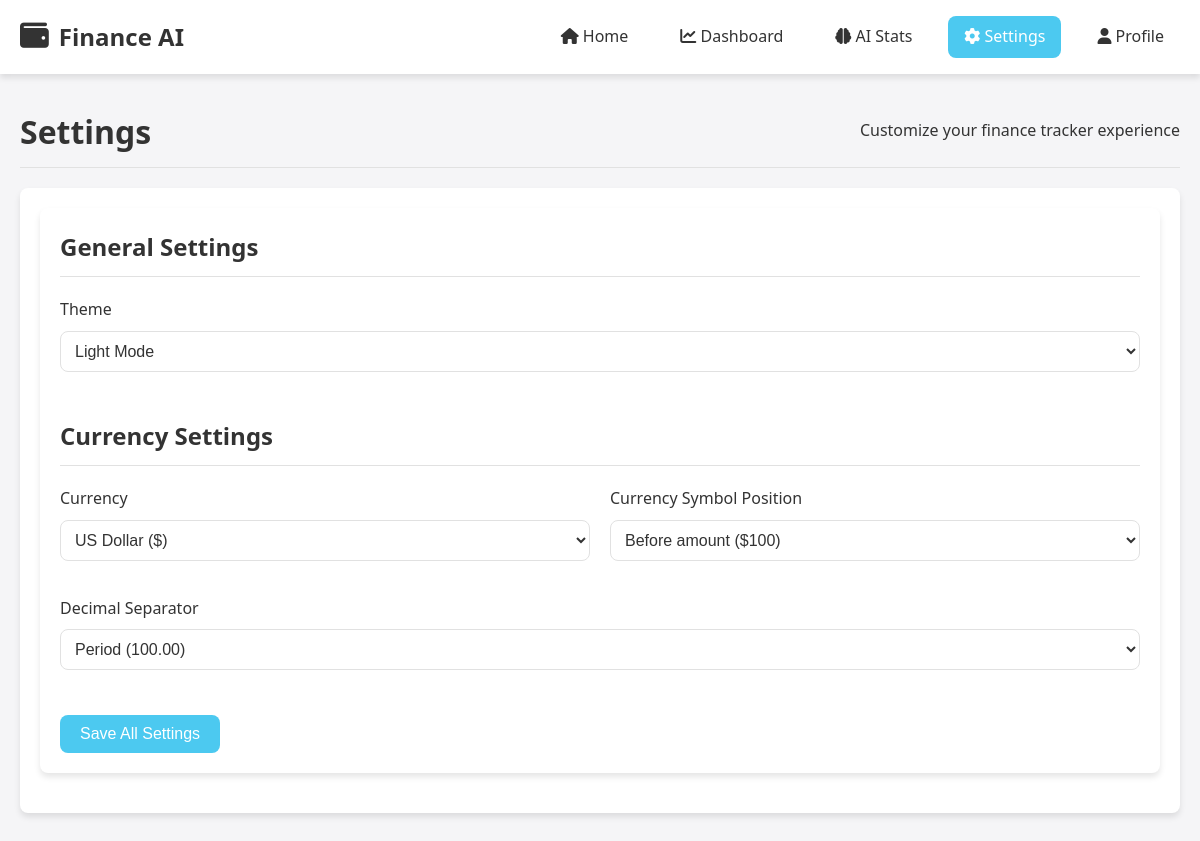
/settings (signed in), run on the app's committed database.
### app.py (models this page shows)
class UserSettings(db.Model):
    id = db.Column(db.Integer, primary_key=True)
    user_id = db.Column(db.Integer, db.ForeignKey('user.id'), nullable=False)
    theme = db.Column(db.String(20), default='light')
    date_format = db.Column(db.String(20), default='MM/DD/YYYY')
    start_page = db.Column(db.String(20), default='expenses')
    currency = db.Column(db.String(3), default='USD')
    currency_position = db.Column(db.String(10), default='before')
    decimal_separator = db.Column(db.String(1), default='.')
    user = db.relationship('User', backref='settings', uselist=False)

### app.py (the view)
@app.route("/settings")
@login_required
def settings():
    user_settings = UserSettings.query.filter_by(user_id=current_user.id).first()
    if not user_settings:
        user_settings = UserSettings(user_id=current_user.id)
        db.session.add(user_settings)
        db.session.commit()
    custom_categories = Category.query.filter_by(user_id=current_user.id).all()
    default_categories = [
        {"name": "Food", "icon": "utensils"},
        {"name": "Transportation", "icon": "car"},
        {"name": "Entertainment", "icon": "film"},
        {"name": "Bills", "icon": "file-invoice"},
        {"name": "Health", "icon": "medkit"},
        {"name": "Education", "icon": "graduation-cap"},
        {"name": "Shopping", "icon": "shopping-bag"},
        {"name": "Rent", "icon": "home"},
        {"name": "Utilities", "icon": "bolt"},
        {"name": "Insurance", "icon": "shield-alt"},
        {"name": "Gifts", "icon": "gift"},
        {"name": "Travel", "icon": "plane"},
        {"name": "Subscriptions", "icon": "calendar-alt"},
        {"name": "Taxes", "icon": "dollar-sign"},
        {"name": "Loans", "icon": "hand-holding-usd"},
        {"name": "Entertainment/Leisure", "icon": "smile"},
        {"name": "Sports", "icon": "running"},
        {"name": "Other", "icon": "tag"}
    ]
    available_icons = [
        {"value": "utensils", "name": "Food (Utensils)"},
        {"value": "car", "name": "Transportation (Car)"},
        {"value": "film", "name": "Entertainment (Film)"},
        {"value": "file-invoice", "name": "Bills (Invoice)"},
        {"value": "medkit", "name": "Health (Medkit)"},
        {"value": "graduation-cap", "name": "Education (Cap)"},
        {"value": "shopping-bag", "name": "Shopping (Bag)"},
        {"value": "home", "name": "Housing (Home)"},
        {"value": "bolt", "name": "Utilities (Bolt)"},
        {"value": "shield-alt", "name": "Insurance (Shield)"},
        {"value": "gift", "name": "Gifts (Gift)"},
        {"value": "plane", "name": "Travel (Plane)"},
        {"value": "calendar-alt", "name": "Subscriptions (Calendar)"},
        {"value": "dollar-sign", "name": "Taxes (Dollar)"},
        {"value": "hand-holding-usd", "name": "Loans (Money)"},
        {"value": "smile", "name": "Entertainment (Smile)"},
        {"value": "running", "name": "Sports (Running)"},
        {"value": "tag", "name": "Other (Tag)"},
        {"value": "coffee", "name": "Coffee"},
        {"value": "pizza-slice", "name": "Food (Pizza)"},
        {"value": "beer", "name": "Drinks (Beer)"},
        {"value": "bus", "name": "Bus"},
        {"value": "subway", "name": "Subway"},
        {"value": "taxi", "name": "Taxi"},
        {"value": "building", "name": "Building"},
        {"value": "tshirt", "name": "Clothing"},
        {"value": "phone", "name": "Phone"},
        {"value": "laptop", "name": "Computer"},
        {"value": "gamepad", "name": "Gaming"},
        {"value": "paw", "name": "Pets"},
        {"value": "baby", "name": "Baby/Children"},
        {"value": "briefcase", "name": "Work"},
        {"value": "tools", "name": "Tools/Repairs"},
        {"value": "book", "name": "Books"},
        {"value": "gym", "name": "Gym"},
    ]
    return render_template("settings.html",
                          settings=user_settings,
                          custom_categories=custom_categories,
                          default_categories=default_categories,
                          available_icons=available_icons)

### app.py (called while the page is built)
@login_manager.user_loader
def load_user(user_id):
    return User.query.get(int(user_id))

@app.context_processor
def inject_template_helpers():
    utilities = {}
    if current_user.is_authenticated:
        user_settings = UserSettings.query.filter_by(user_id=current_user.id).first()
        if not user_settings:
            user_settings = UserSettings(user_id=current_user.id)
            db.session.add(user_settings)
            db.session.commit()
        utilities['user_settings'] = user_settings
    else:
        utilities['user_settings'] = None
    def format_date_template(date, user_settings=None):
        if user_settings:
            return format_date(date, user_settings.date_format)
        return date.strftime('%m/%d/%Y')  # Default format
    utilities['now'] = datetime.now
    utilities['timedelta'] = timedelta
    utilities['format_currency'] = format_currency
    utilities['format_date'] = format_date_template
    return utilities

### templates/settings.html (shortened to what this page needs)
{% extends 'base.html' %}
{% block body %}
    <div class="section-header">
        <h1>Settings</h1>
        <p>Customize your finance tracker experience</p>
    </div>
    <div class="settings-grid">
        <div class="settings-container animation-fade">
            <form id="settingsForm" action="/update_settings" method="POST">
                <div class="settings-section">
                    <h2>General Settings</h2>
                    <div class="form-group">
                        <label for="theme">Theme</label>
                        <select name="theme" id="theme">
                            <option value="light" {% if settings.theme == 'light' %}selected{% endif %}>Light Mode</option>
                        </select>
                    </div>
                </div>
                <div class="settings-section">
                    <h2>Currency Settings</h2>
                    <div class="settings-form-row">
                        <div class="form-group">
                            <label for="currency">Currency</label>
                            <select name="currency" id="currency">
                                <option value="USD" {% if settings.currency == 'USD' %}selected{% endif %}>US Dollar ($)</option>
                            </select>
                        </div>
                        <div class="form-group">
                            <label for="currency_position">Currency Symbol Position</label>
                            <select name="currency_position" id="currency_position">
                                <option value="before" {% if settings.currency_position == 'before' %}selected{% endif %}>Before amount ($100)</option>
                            </select>
                        </div>
                    </div>
                    <div class="form-group">
                        <label for="decimal_separator">Decimal Separator</label>
                        <select name="decimal_separator" id="decimal_separator">
                            <option value="." {% if settings.decimal_separator == '.' %}selected{% endif %}>Period (100.00)</option>
                        </select>
                    </div>
                </div>
                <div class="form-actions">
                    <button type="submit" class="button">Save All Settings</button>
                </div>
            </form>
        </div>
    </div>
{% endblock %}

### static/css/main.css (style rules this page uses)
:root { --primary-color: #4361ee; --secondary-color: #3f37c9; --accent-color: #4895ef; --success-color: #4cc9f0; --warning-color: #f72585; --text-color: #333; --bg-color: #f8f9fa; --card-bg: #ffffff; --border-color: #e0e0e0; --shadow: 0 4px 6px rgba(0, 0, 0, 0.1); --border-radius: 8px; }
* { margin: 0; padding: 0; box-sizing: border-box; }
body, html { margin: 0; font-family: 'Segoe UI', Tahoma, Geneva, Verdana, sans-serif; background-color: var(--bg-color); color: var(--text-color); line-height: 1.6; }
.section-header { display: flex; justify-content: space-between; align-items: center; margin-bottom: 20px; padding-bottom: 10px; border-bottom: 1px solid var(--border-color); }
form { background-color: var(--card-bg); padding: 20px; border-radius: var(--border-radius); box-shadow: var(--shadow); margin-bottom: 20px; }
label { display: block; margin-bottom: 8px; font-weight: 500; }
input, select { width: 100%; padding: 10px; margin-bottom: 15px; border: 1px solid var(--border-color); border-radius: var(--border-radius); font-size: 1rem; }
input[type="submit"], button, .button { background-color: var(--primary-color); color: white; border: none; padding: 10px 20px; border-radius: var(--border-radius); cursor: pointer; font-size: 1rem; transition: background-color 0.3s ease; text-decoration: none; display: inline-block; }
.settings-grid { display: grid; grid-template-columns: 250px 1fr; gap: 20px; }
.form-group { margin-bottom: 20px; }
:root { --bg-color: #f5f5f7; --card-bg: #ffffff; --text-color: #333333; --border-color: #e1e1e1; --highlight-color: #4cc9f0; --nav-bg: #ffffff; --nav-text: #333333; --hover-bg: #f0f0f0; --input-bg: #ffffff; --button-bg: #4cc9f0; --button-text: #ffffff; --danger: #D84040; --success: #4cc9f0; --shadow: 0 4px 6px rgba(0, 0, 0, 0.1); }
body { background-color: var(--bg-color); color: var(--text-color); }
input, select, textarea { background-color: var(--input-bg); color: var(--text-color); border: 1px solid var(--border-color); }
.button { background-color: var(--button-bg); color: var(--button-text); }

### templates/settings.html (style rules this page uses)
.settings-container { background-color: var(--card-bg); border-radius: var(--border-radius); padding: 20px; box-shadow: var(--shadow); margin-bottom: 20px; }
.settings-section { margin-bottom: 30px; }
.settings-section h2 { margin-bottom: 20px; padding-bottom: 10px; border-bottom: 1px solid var(--border-color); }
.settings-grid { display: grid; grid-template-columns: 1fr; gap: 20px; }
@media (min-width: 768px) { .settings-form-row { display: grid; grid-template-columns: 1fr 1fr; gap: 20px; } }
.animation-fade { animation: fadeIn 0.3s ease-in-out; }

### data on the page
UserSettings: currency "US Dollar ($)", currency_position "Before amount ($100)", decimal_separator "Period (100.00)"
